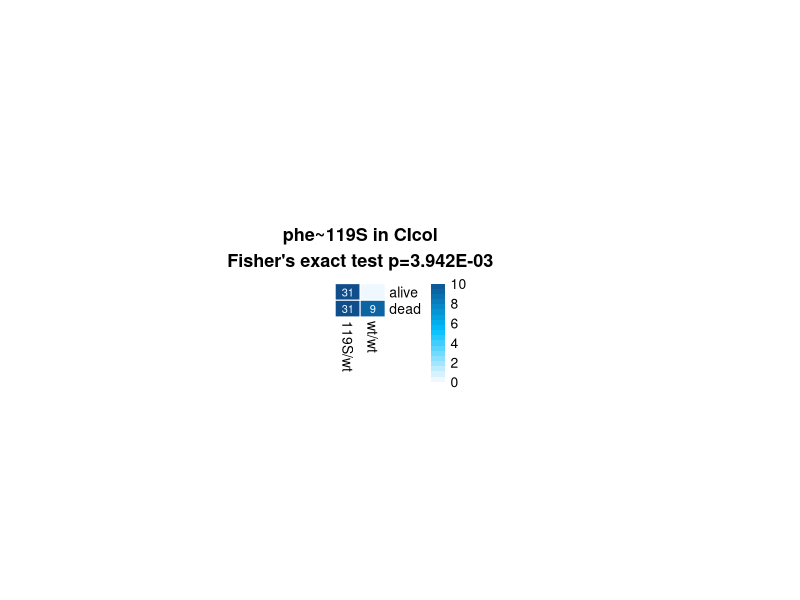
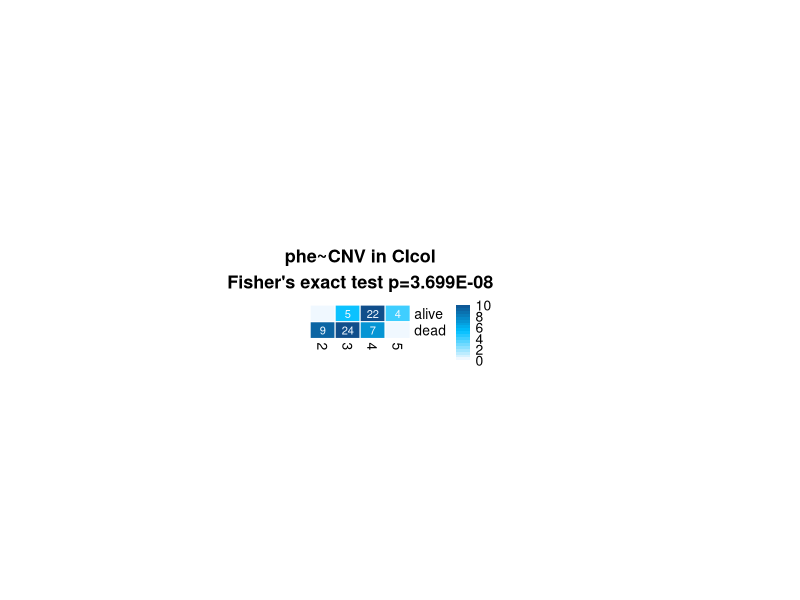
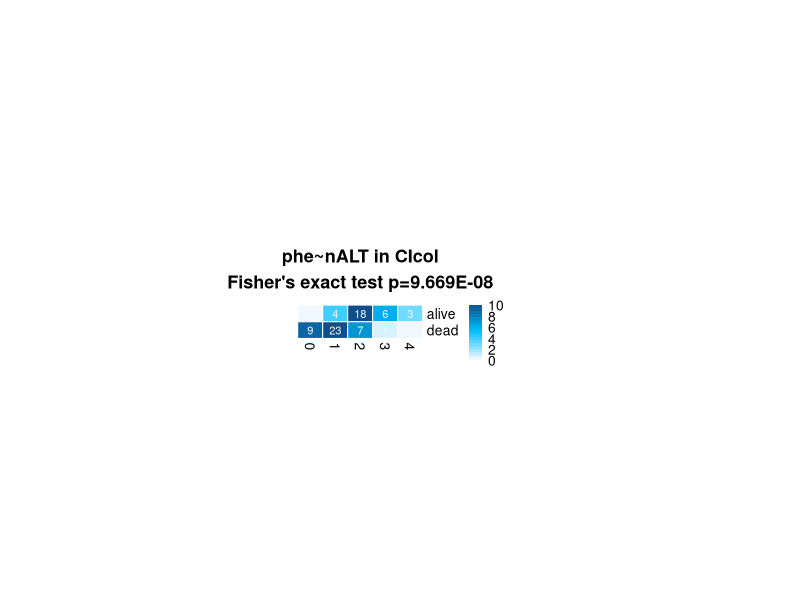

Reproduce these figures in R, in order. (Note: this script raises an error after producing the figures.)
library(gmodels)
library(pheatmap)

col.fun = colorRampPalette(interpolate="l",c("aliceblue","deepskyblue","dodgerblue4"))

# read input (run 2020-02-17_heatmaps.R to produce this table)
gtd = read.table("../results_tables/Fig3_CIcol_CNV-ALTallele.csv", header = T)


#### genotype-phenotype associations in CIcol ####
# Simple Fisher's tests of individual variants

# table genotype-phenotype associations: 119S
pdf(file="Fig3_CIcol_phe-gty119S.pdf",height=12,width=12)
ta = CrossTable(gtd[gtd$population == "CIcol",]$genotype, gtd[gtd$population == "CIcol",]$phenotype, fisher = T, prop.r = F, prop.c = F, prop.t = F ,prop.chisq = F)
pheatmap(t(ta$t), color = col.fun(20), breaks = seq(0,10,length.out = 20), 
         cellwidth = 18, cellheight = 12, na_col = "dodgerblue4",number_color = "aliceblue",
         border_color = "white", cluster_cols=F, cluster_rows=F,display_numbers = T,number_format = "%i",
         main=sprintf("phe~119S in CIcol\nFisher's exact test p=%.3E", ta$fisher.ts$p.value))
dev.off()

# table genotype-phenotype associations: CNVs
pdf(file="Fig3_CIcol_phe-CNV_phe-nALT.pdf",height=12,width=12)
ta = CrossTable(gtd[gtd$population == "CIcol",]$CNV, gtd[gtd$population == "CIcol",]$phenotype, fisher = T, prop.r = F, prop.c = F, prop.t = F ,prop.chisq = F)
pheatmap(t(ta$t), color = col.fun(20), breaks = seq(0,10,length.out = 20), 
         cellwidth = 18, cellheight = 12, na_col = "dodgerblue4",number_color = "aliceblue",
         border_color = "white", cluster_cols=F, cluster_rows=F,display_numbers = T,number_format = "%i",
         main=sprintf("phe~CNV in CIcol\nFisher's exact test p=%.3E", ta$fisher.ts$p.value))

ta = CrossTable(gtd[gtd$population == "CIcol",]$estimated_n_ALT, gtd[gtd$population == "CIcol",]$phenotype, fisher = T, prop.r = F, prop.c = F, prop.t = F ,prop.chisq = F)
pheatmap(t(ta$t), color = col.fun(20), breaks = seq(0,10,length.out = 20), 
         cellwidth = 18, cellheight = 12, na_col = "dodgerblue4",number_color = "aliceblue",
         border_color = "white", cluster_cols=F, cluster_rows=F,display_numbers = T,number_format = "%i",
         main=sprintf("phe~nALT in CIcol\nFisher's exact test p=%.3E", ta$fisher.ts$p.value))
dev.off()





#### GLM model with A65S and G280S data ####
# manual genotypes:

# load data: genotypes in each sample
data = read.table("Genotype_3492074_G280S.csv", header = T)
colnames(data) = c("ox_code", "population", "G280S", "phenotype")

# add a65s
data_A65S = read.table("Genotype_3489405_A65S.csv", header = T)
data$A65S = data_A65S[,"genotype"]

# add dup data
data_gtd = gtd[,c("id", "CNV", "estimated_n_ALT")]
data = merge(data, data_gtd, by.x = "ox_code", by.y = "id") 

# clean
rownames(data) = data$ox_code
data = data[,c("A65S","G280S", "CNV", "estimated_n_ALT", "phenotype")]

# convert data to factors
data$A65S = as.factor(data$A65S)
data$G280S = as.factor(data$G280S)

### BIC PROCEDURE
# initial model (with all variables)
mod_tot = glm(phenotype ~ ., data = data, family = "binomial")
# stepwise removal using BIC criterion
mod_BIC = step(mod_tot, direction = "both", steps = 1e6, trace = F, k = log(nrow(data))) # k=log(num_obs) for BIC
mod_BIC_sum = summary(mod_BIC)
mod_tot_sum = summary(mod_tot)

# summary table BIC
mod_BIC_out = as.data.frame(mod_BIC_sum$coefficients)
colnames(mod_BIC_out) = c("BIC_coef","BIC_se", "BIC_z", "BIC_p_chisq")
mod_BIC_out$variant   = rownames(mod_BIC_out)
mod_BIC_out$BIC_OR    = 1/exp(mod_BIC_out$BIC_coef)

write.table(mod_BIC_out, "Fig3X_model_GLM_stepBIC_CIcol.csv" , quote = F, sep="\t")


# pearson test (linkage between mutations)
cor.test(as.numeric(as.character(data$G280S)), as.numeric(as.character(data$A65S)), method = "pearson")
cor.test(as.numeric(as.character(data$G280S)), as.numeric(data$CNV>2), method = "pearson")


# ### BACKWARD ELIMINATION
# source("../scripts_other/glmodelling.R")
# mod_BKE = glmodelling(input.table = data, list.of.markers = c("A65S","G280S", "CNV", "estimated_n_ALT"),
#                       rescolumn = "phenotype", glm.function = "glm", verbose = F)
# 
# mod_BKE_sum = summary(mod_BKE$final.model)
# mod_BKE_out = as.data.frame(mod_BKE_sum$coefficients)
# colnames(mod_BKE_out) = c("coef","se", "zscore", "p_chisq")
# mod_BKE_out$variant   = rownames(mod_BKE_out)
# mod_BKE_out$OR    = 1/exp(mod_BKE_out$coef)
# mod_BKE$final.sig
